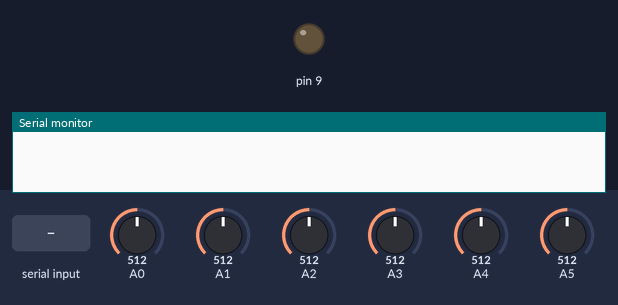
The sketch below on a simulated Arduino Uno, built with avr-gcc and run on an emulated ATmega328P. On the bench: output pins drawn as LEDs (lit = HIGH), the last lines printed to the serial monitor. The test bench sets the inputs (shaded band); at power-on: A0 = 512, A1 = 512, A2 = 512, A3 = 512, A4 = 512, A5 = 512.

Above: at 1.2 s.
1.3 s: "90,45\n" received over Serial
At 2.5 s:
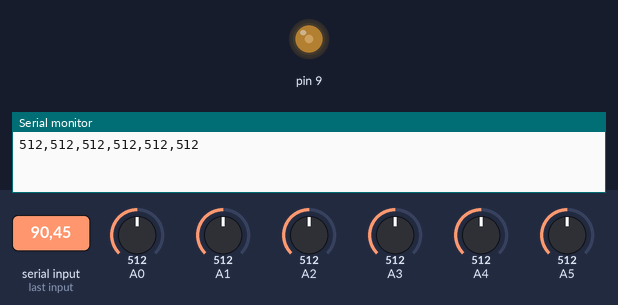
2.8 s: "30,150\n" received over Serial
At 3.6 s:
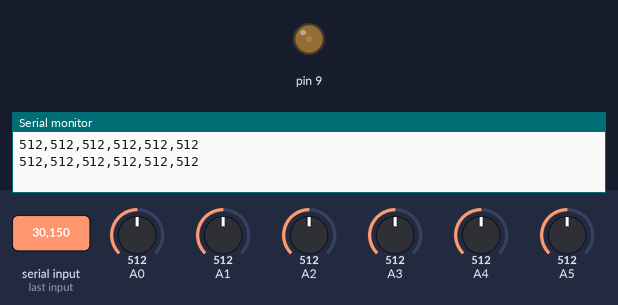
4.3 s: "200\n" received over Serial
At 4.8 s:
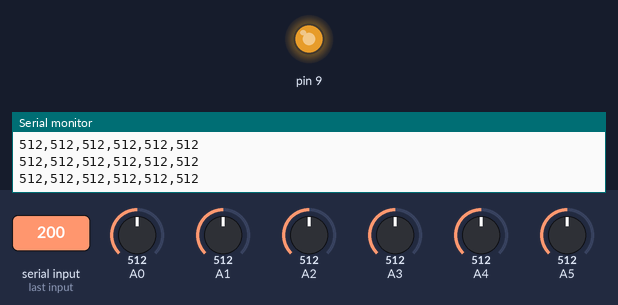
5.8 s: "90\n" received over Serial
At 7.1 s:
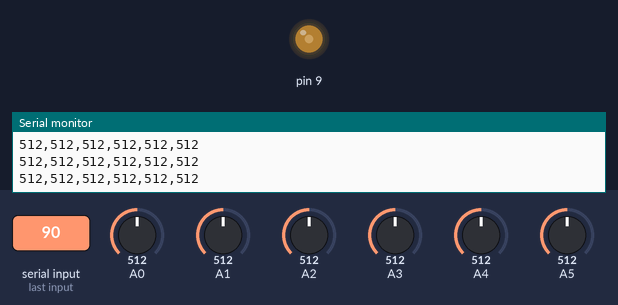
Timing chart, 0 to 8.3 s (numbered marks = the images above; inputs shaded):
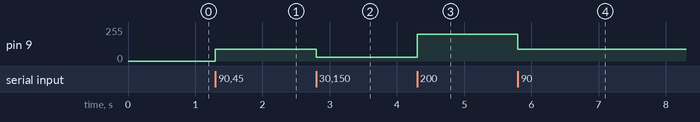

Measured:
- after the input at 1.3 s, pin 9: 0/255 → 90/255 at once
- after the input at 2.8 s, pin 9: 90/255 → 30/255 at once
- after the input at 4.3 s, pin 9: 30/255 → 200/255 at once
- after the input at 5.8 s, pin 9: 200/255 → 90/255 at once

The sketch:

sketch_may4a.ino
```cpp
void setup() {
  Serial.begin(115200);
  Serial.setTimeout(10); // シリアル通信の待機時間を短くする
  pinMode(9, OUTPUT);
}

void loop() {
  // PCからテスト問題（0〜255のデータ）が送られてくるのを待つ
  if (Serial.available() > 0) {
    String inputStr = Serial.readStringUntil('\n');
    int pwmValue = inputStr.toInt();

    // 回路へ入力（D9からPWM出力）
    analogWrite(9, constrain(pwmValue, 0, 255));

    // ★超重要：物理回路が反応し、ダムに水（電荷）が移動するのを待つ時間
    delay(5);

// リザバー（AIの脳）の状態を6次元で読み取る
    int nodeE = analogRead(A0);
    int nodeG = analogRead(A1);
    int nodeH = analogRead(A2);
    int nodeI = analogRead(A3);
    int nodeK = analogRead(A4); // ★追加（高速パルス）
    int nodeL = analogRead(A5); // ★追加（ピーク検出）

    // PCへ計算結果を返信（カンマ区切りで6つ送る）
    Serial.print(nodeE); Serial.print(",");
    Serial.print(nodeG); Serial.print(",");
    Serial.print(nodeH); Serial.print(",");
    Serial.print(nodeI); Serial.print(",");
    Serial.print(nodeK); Serial.print(",");
    Serial.println(nodeL);
  }
}
```
